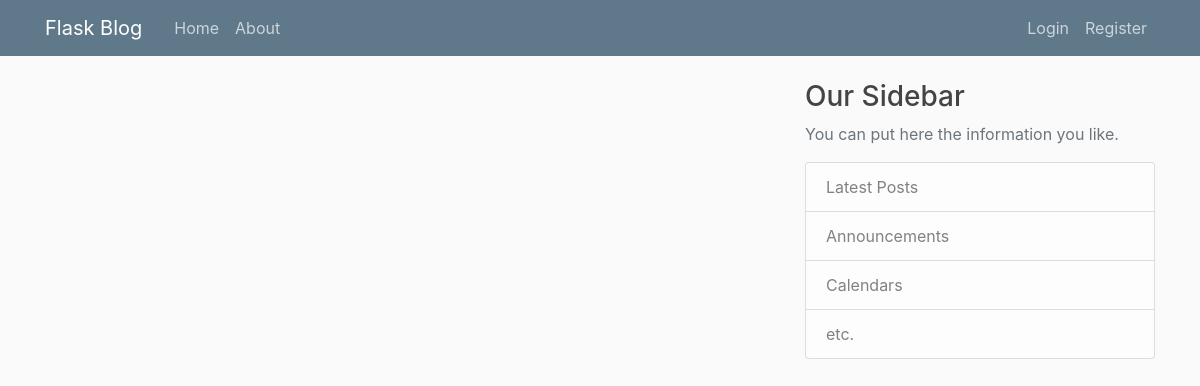
Page /home on the earlier database version.
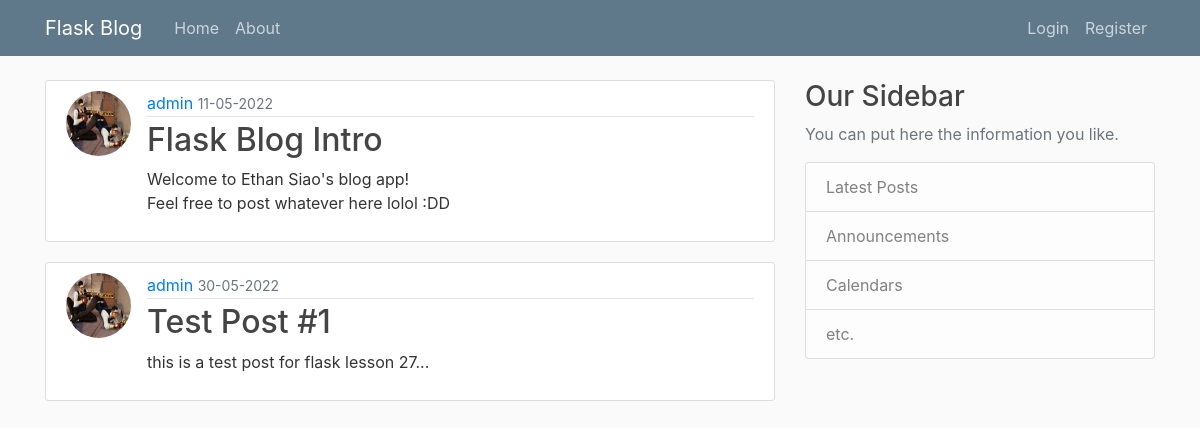
Same page on the later database version.
### main_app/models.py (models this page shows, shortened)
class Post(db.Model):
    id = db.Column(db.Integer, primary_key=True)
    title = db.Column(db.String(100), nullable=False)
    date_posted = db.Column(db.DateTime, nullable=False, default=datetime.utcnow) # imported from datetime, sets date and time of post to that instant
    content = db.Column(db.Text, nullable=False)
    user_id = db.Column(db.Integer, db.ForeignKey('user.id'), nullable=False)

class User(db.Model, UserMixin):
    id = db.Column(db.Integer, primary_key=True)
    username = db.Column(db.String(20), unique=True, nullable=False) # false null makes some sort of imput compulsory
    email = db.Column(db.String(120), unique=True, nullable=False)
    image_file = db.Column(db.String(20), nullable=False, default='default.jpg') # default profile picture is set if there's nothing
    password = db.Column(db.String(60), nullable=False)
    posts = db.relationship('Post', backref='author', lazy=True) # relationship (two way) pulls out information from User or Post class

### main_app/routes.py (the view)
@app.route("/")
@app.route("/home")
def home():
    posts = Post.query.all()
    return render_template('home.html', posts=posts) # sends in parameter for blog posts

### main_app/templates/home.html
{% extends "layout.html" %}
{% block content %}
    {% for post in posts %}
        <article class="media content-section">
            <img class="rounded-circle article-img" src="{{ url_for('static', filename='profile_pics/' + post.author.image_file) }}">
            <div class="media-body">
                <div class="article-metadata">
                    <a class-"mr-2" href="#"> {{ post.author.username }} </a>
                    <small class="text-muted"> {{ post.date_posted.strftime('%d-%m-%Y') }} </small>
                </div>
                <h2><a class="article-title" href="#"> {{ post.title }} </a></h2>
                <p class="article-content"> {{ post.content }} </p>
            </div>
        </article>
    {% endfor %}
{% endblock content %}

### main_app/templates/layout.html (shortened to what this page needs)
<!DOCTYPE html>
<html lang="en">
    <head>
        <link rel="stylesheet" href="https://cdn.jsdelivr.net/npm/bootstrap@4.6.1/dist/css/bootstrap.min.css">
        <link rel="stylesheet" type="text/css" href="{{ url_for('static', filename='main.css') }}"
        <!-- Title formatting for all webpages, shown on the tab.
            If title parameter is sent from python app, it displays next to the "Flask Blog" text -->
    </head>
    <body>
        <header class="site-header">
            <nav class="navbar navbar-expand-md navbar-dark bg-steel fixed-top">
                <div class="container">
                    <a class="navbar-brand mr-4" href="/">Flask Blog</a>
                    <div class="collapse navbar-collapse" id="navbarToggle">
                        <div class="navbar-nav mr-auto">
                            <a class="nav-item nav-link" href="{{ url_for('home') }}">Home</a>
                            <a class="nav-item nav-link" href="{{ url_for('about') }}">About</a>
                        </div>
                        <div class="navbar-nav">
                            {% if current_user.is_authenticated %}
                            <a class="nav-item nav-link" href="{{ url_for('new_post') }}">New Post</a>
                            <a class="nav-item nav-link" href="{{ url_for('account') }}">Account</a>
                            <a class="nav-item nav-link" href="{{ url_for('logout') }}">Logout</a>
                            {% else %}
                                <a class="nav-item nav-link" href="{{ url_for('login') }}">Login</a>
                                <a class="nav-item nav-link" href="{{ url_for('register') }}">Register</a>
                            {% endif %}
                        </div>
                    </div>
                </div>
            </nav>
        </header>
        <main role="main" class="container">
            <div class="row">
                <div class="col-md-8">
                    {% block content %}{% endblock %}
                </div>
                <div class="col-md-4">
                    <div class="content-selection">
                        <h3>Our Sidebar</h3>
                        <p class='text-muted'>You can put here the information you like.
                            <ul class="list-group">
                                <li class="list-group-item list-group-item-light">Latest Posts</li>
                                <li class="list-group-item list-group-item-light">Announcements</li>
                                <li class="list-group-item list-group-item-light">Calendars</li>
                                <li class="list-group-item list-group-item-light">etc.</li>
                            </ul>
                        </p>
                    </div>
                </div>
            </div>
        </main>
    </body>
</html>

### main_app/static/main.css (style rules this page uses)
body { background: #fafafa; color: #333333; margin-top: 5rem; }
h1, h2, h3, h4, h5, h6 { color: #444444; }
.bg-steel { background-color: #5f788a; }
.site-header .navbar-nav .nav-link { color: #cbd5db; }
.content-section { background: #ffffff; padding: 10px 20px; border: 1px solid #dddddd; border-radius: 3px; margin-bottom: 20px; }
.article-title { color: #444444; }
.article-content { white-space: pre-line; }
.article-img { height: 65px; width: 65px; margin-right: 16px; }
.article-metadata { padding-bottom: 1px; margin-bottom: 4px; border-bottom: 1px solid #e3e3e3 }

Differences in the rows shown:
added Post: image_file (picture), author.username "admin", date_posted "11-05-2022", title "Flask Blog Intro", content "Welcome to Ethan Siao's blog app! Feel free to post whatever here lolol :DD"
added Post: image_file (picture), author.username "admin", date_posted "30-05-2022", title "Test Post #1", content "this is a test post for flask lesson 27..."
